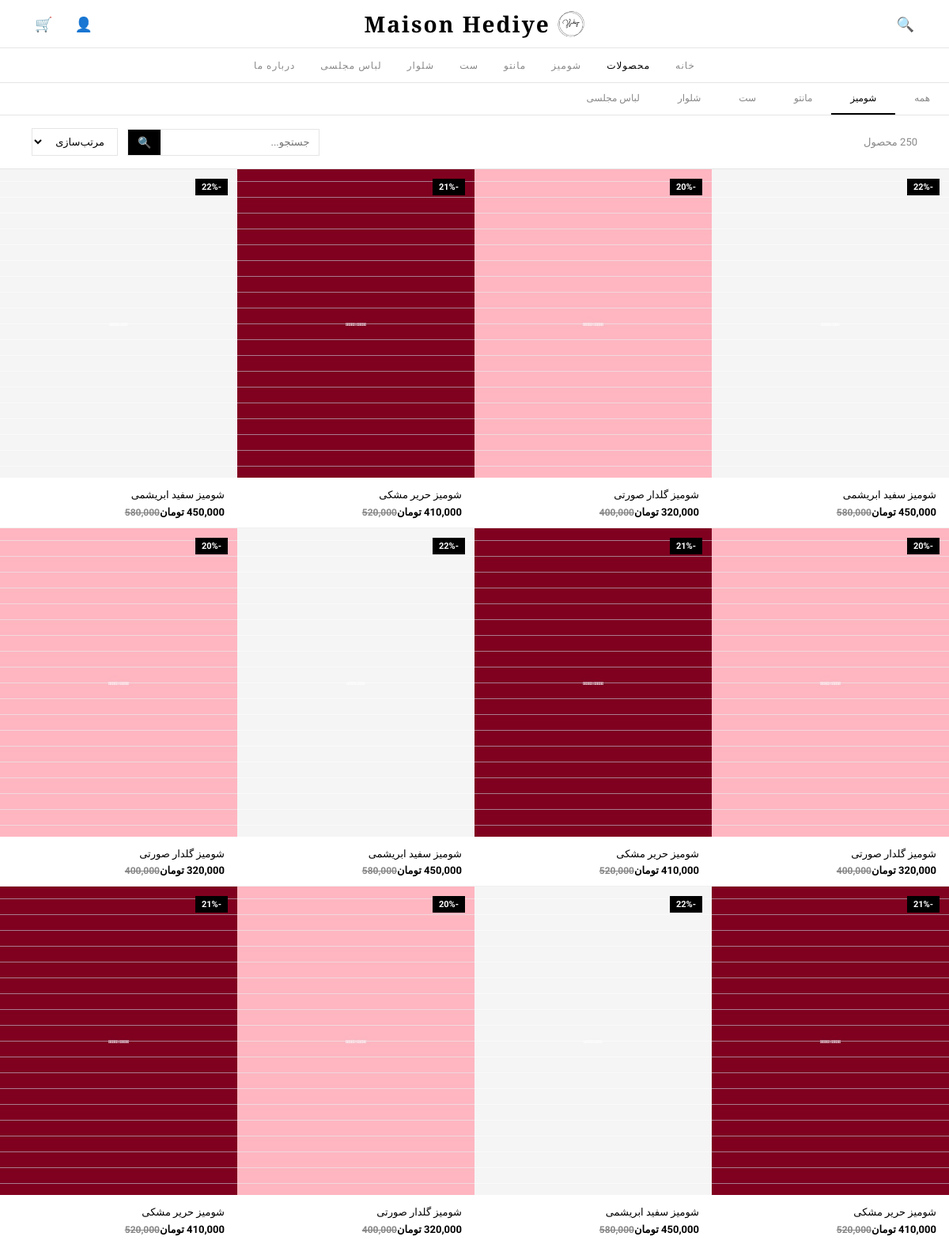
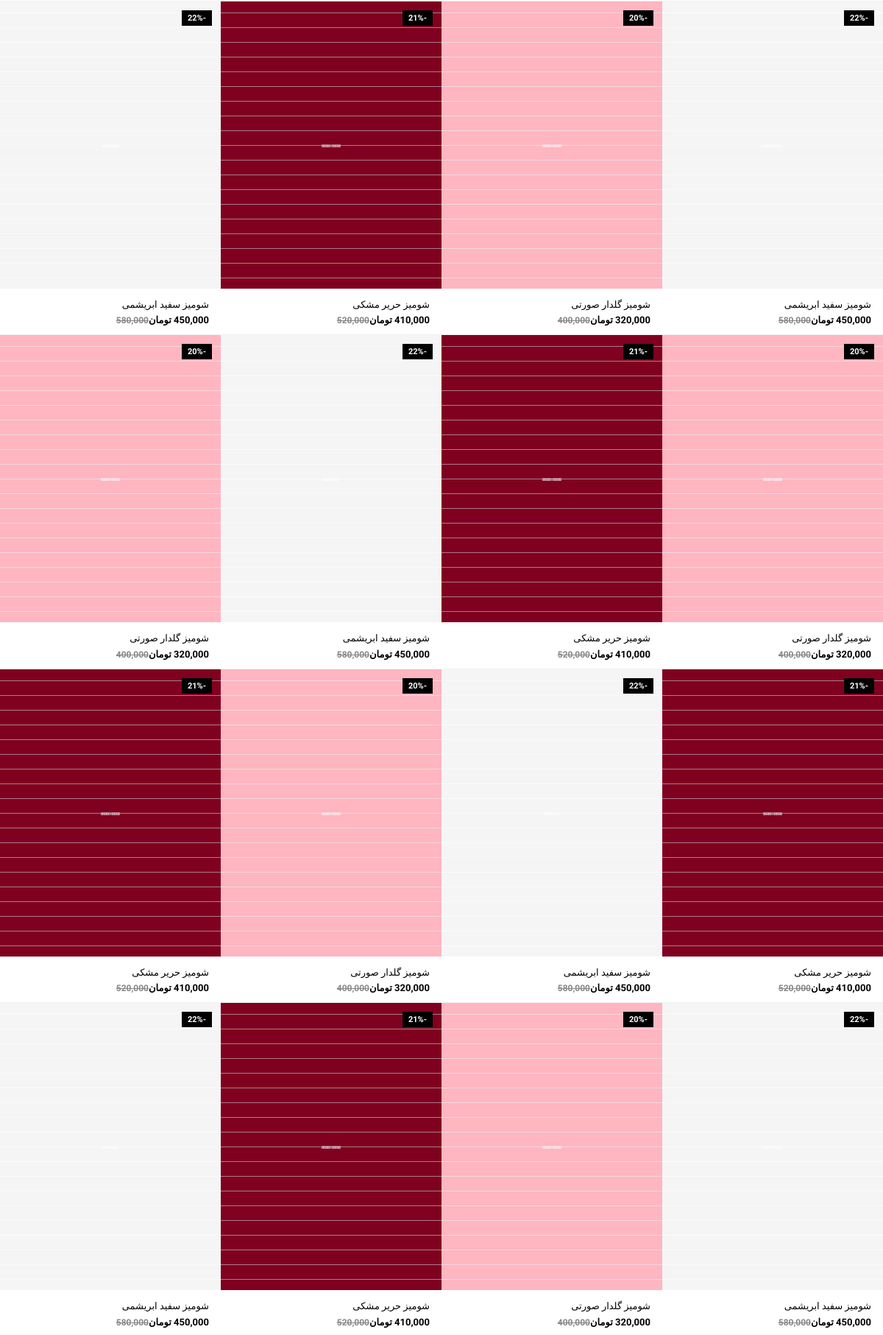
Page /products?category=blouse (upper part) on the committed database (2 pictures, top to bottom).
### tables this page shows
CREATE TABLE categories (
            id INTEGER PRIMARY KEY AUTOINCREMENT,
            name TEXT NOT NULL,
            name_en TEXT,
            slug TEXT UNIQUE NOT NULL,
            icon TEXT
        );

CREATE TABLE products (
            id INTEGER PRIMARY KEY AUTOINCREMENT,
            name TEXT NOT NULL,
            description TEXT,
            price INTEGER NOT NULL,
            old_price INTEGER,
            category_id INTEGER,
            image TEXT,
            sizes TEXT DEFAULT 'S,M,L,XL',
            colors TEXT,
            stock INTEGER DEFAULT 100,
            discount INTEGER DEFAULT 0,
            is_featured INTEGER DEFAULT 0,
            is_active INTEGER DEFAULT 1,
            rating REAL DEFAULT 4.5,
            reviews_count INTEGER DEFAULT 0,
            created_at TIMESTAMP DEFAULT CURRENT_TIMESTAMP,
            FOREIGN KEY (category_id) REFERENCES categories(id)
        );

### app.py (the view)
@app.route('/products')
def products_page():
    db = get_db()
    category = request.args.get('category', '')
    search = request.args.get('search', '')
    sort = request.args.get('sort', 'default')
    min_price = request.args.get('min_price', 0, type=int)
    max_price = request.args.get('max_price', 999999999, type=int)
    query = 'SELECT * FROM products WHERE is_active = 1'
    params = []
    if category:
        query += ' AND category_id = (SELECT id FROM categories WHERE slug = ?)'
        params.append(category)
    if search:
        query += ' AND name LIKE ?'
        params.append(f'%{search}%')
    if min_price > 0:
        query += ' AND price >= ?'
        params.append(min_price)
    if max_price < 999999999:
        query += ' AND price <= ?'
        params.append(max_price)
    if sort == 'cheapest':
        query += ' ORDER BY price ASC'
    elif sort == 'expensive':
        query += ' ORDER BY price DESC'
    elif sort == 'popular':
        query += ' ORDER BY reviews_count DESC'
    else:
        query += ' ORDER BY created_at DESC'
    products = db.execute(query, params).fetchall()
    categories = db.execute('SELECT * FROM categories').fetchall()
    settings = {row['key']: row['value'] for row in db.execute('SELECT * FROM settings').fetchall()}
    return render_template('products.html', products=products, categories=categories,
                         settings=settings, current_category=category, current_search=search)

### app.py (called while the page is built)
def get_db():
    if 'db' not in g:
        g.db = sqlite3.connect(app.config['DATABASE'])
        g.db.row_factory = sqlite3.Row
    return g.db

@app.after_request
def add_security_headers(response):
    response.headers['X-Content-Type-Options'] = 'nosniff'
    response.headers['X-Frame-Options'] = 'SAMEORIGIN'
    response.headers['X-XSS-Protection'] = '1; mode=block'
    return response

### templates/products.html (shortened to what this page needs)
<!DOCTYPE html><html lang="fa" dir="rtl"><head>
</head>
<body>
<header class="hdr">
<div class="hdr-top">
<div class="hdr-left"><a href="/" class="hdr-icon">🔍</a></div>
<div class="hdr-center"><a href="/" style="display:flex;align-items:center;gap:8px"><img src="/static/images/logo.jpg" alt="مزون هدیه" style="height:36px;border-radius:50%"><span class="logo-text">Maison Hediye</span></a></div>
<div class="hdr-right">
<a href="/login" class="hdr-icon">👤</a>
<a href="/cart" class="hdr-icon">🛒</a>
</div>
</div>
<div class="nav">
<a href="/">خانه</a>
<a href="/products" class="active">محصولات</a>
{% for cat in categories %}
<a href="/products?category={{ cat.slug }}">{{ cat.name }}</a>
{% endfor %}
<a href="/about">درباره ما</a>
</div>
</header>
<div class="cfilter">
<a href="/products" class="{% if not current_category %}active{% endif %}">همه</a>
{% for cat in categories %}
<a href="/products?category={{ cat.slug }}" class="{% if current_category == cat.slug %}active{% endif %}">{{ cat.name }}</a>
{% endfor %}
</div>
<div class="fbar">
<div class="fbar-count">{{ products|length }} محصول</div>
<div class="fbar-actions">
<div class="search-box">
<input type="text" placeholder="جستجو..." value="{{ current_search }}" id="searchInput">
<button onclick="doSearch()">🔍</button>
</div>
<select onchange="window.location.href='?sort='+this.value+'&category={{ current_category }}&search={{ current_search }}'">
<option value="default">مرتب‌سازی</option>
</select>
</div>
</div>
{% if products %}
<div class="pgrid">
{% for p in products %}
<a href="/product/{{ p.id }}" class="pcard">
<div class="pcard-img">
{% if p.image %}
<img src="{{ p.image }}" alt="{{ p.name }}" class="main">
{% else %}
<div style="position:absolute;inset:0;background:linear-gradient(135deg,#f0f0f0,#e0e0e0)"></div>
{% endif %}
{% if p.discount %}<div class="pcard-badge">-{{ p.discount }}%</div>{% endif %}
</div>
<div class="pcard-info">
<div class="pcard-name">{{ p.name }}</div>
<div class="pcard-price">{{ "{:,}".format(p.price) }} تومان{% if p.old_price %}<span class="pcard-old">{{ "{:,}".format(p.old_price) }}</span>{% endif %}</div>
</div>
</a>
{% endfor %}
</div>
{% else %}
<div class="empty">
<div class="empty-icon">🛍️</div>
<div>محصولی یافت نشد</div>
</div>
{% endif %}
</body></html>

### templates/products.html (style rules this page uses)
* { margin:0;padding:0;box-sizing:border-box }
body { font-family:'Vazirmatn',sans-serif;color:#000;background:#fff;-webkit-font-smoothing:antialiased }
a { color:inherit;text-decoration:none }
.hdr { position:sticky;top:0;z-index:100;background:#fff;border-bottom:1px solid #e5e5e5 }
.hdr-top { display:flex;align-items:center;justify-content:space-between;padding:0 40px;height:60px }
.hdr-left { display:flex;align-items:center;gap:24px }
.hdr-center { position:absolute;left:50%;transform:translateX(-50%) }
.hdr-right { display:flex;align-items:center;gap:20px }
.logo-text { font-family:'Cormorant Garamond',serif;font-size:28px;font-weight:600;letter-spacing:2px }
.hdr-icon { font-size:18px;cursor:pointer;padding:4px }
.nav { display:flex;justify-content:center;gap:32px;padding:0 40px;border-top:1px solid #e5e5e5;height:44px;align-items:center }
.nav a { font-size:12px;font-weight:500;letter-spacing:1px;color:#888;transition:color 0.2s }
.nav a:hover,.nav a.active { color:#000 }
.fbar { display:flex;align-items:center;justify-content:space-between;padding:16px 40px;border-bottom:1px solid #e5e5e5;flex-wrap:wrap;gap:12px }
.fbar-count { font-size:13px;color:#888 }
.fbar-actions { display:flex;gap:12px;align-items:center }
.fbar select,.fbar input { padding:8px 12px;border:1px solid #e5e5e5;font-family:inherit;font-size:13px;background:#fff;outline:none }
.search-box { display:flex;border:1px solid #e5e5e5 }
.search-box input { border:none;padding:8px 12px;font-family:inherit;font-size:13px;outline:none;width:200px }
.search-box button { background:#000;color:#fff;border:none;padding:8px 12px;cursor:pointer;font-size:14px }
.cfilter { display:flex;gap:0;border-bottom:1px solid #e5e5e5;overflow-x:auto;scrollbar-width:none }
.cfilter a { padding:12px 24px;font-size:12px;font-weight:500;color:#888;white-space:nowrap;border-bottom:2px solid transparent;transition:all 0.2s }
.cfilter a:hover,.cfilter a.active { color:#000;border-bottom-color:#000 }
.pgrid { display:grid;grid-template-columns:repeat(4,1fr);gap:0 }
.pcard { position:relative;cursor:pointer;border-bottom:1px solid #f0f0f0 }
.pcard-img { position:relative;padding-top:130%;overflow:hidden;background:#f5f5f5 }
.pcard-img img { position:absolute;inset:0;width:100%;height:100%;object-fit:cover;transition:opacity 0.4s }
.pcard-info { padding:12px 16px }
.pcard-name { font-size:13px;margin-bottom:4px;line-height:1.5 }
.pcard-price { font-size:13px;font-weight:600 }
.pcard-old { font-size:12px;color:#888;text-decoration:line-through;margin-left:8px }
.pcard-badge { position:absolute;top:12px;right:12px;font-size:11px;font-weight:600;padding:4px 8px;background:#000;color:#fff }

### rows in the picture
categories: name "شومیز"
categories: name "مانتو"
categories: name "ست"
categories: name "شلوار"
categories: name "لباس مجلسی"
products: image (picture), discount "22", name "شومیز سفید ابریشمی", price "450,000", old_price "580,000"
products: image (picture), discount "20", name "شومیز گلدار صورتی", price "320,000", old_price "400,000"
products: image (picture), discount "21", name "شومیز حریر مشکی", price "410,000", old_price "520,000"
products: image (picture), discount "22", name "شومیز سفید ابریشمی", price "450,000", old_price "580,000"
products: image (picture), discount "20", name "شومیز گلدار صورتی", price "320,000", old_price "400,000"
products: image (picture), discount "21", name "شومیز حریر مشکی", price "410,000", old_price "520,000"
products: image (picture), discount "22", name "شومیز سفید ابریشمی", price "450,000", old_price "580,000"
products: image (picture), discount "20", name "شومیز گلدار صورتی", price "320,000", old_price "400,000"
products: image (picture), discount "21", name "شومیز حریر مشکی", price "410,000", old_price "520,000"
products: image (picture), discount "22", name "شومیز سفید ابریشمی", price "450,000", old_price "580,000"
products: image (picture), discount "20", name "شومیز گلدار صورتی", price "320,000", old_price "400,000"
products: image (picture), discount "21", name "شومیز حریر مشکی", price "410,000", old_price "520,000"
products: image (picture), discount "22", name "شومیز سفید ابریشمی", price "450,000", old_price "580,000"
products: image (picture), discount "20", name "شومیز گلدار صورتی", price "320,000", old_price "400,000"
products: image (picture), discount "21", name "شومیز حریر مشکی", price "410,000", old_price "520,000"
products: image (picture), discount "22", name "شومیز سفید ابریشمی", price "450,000", old_price "580,000"
products: image (picture), discount "20", name "شومیز گلدار صورتی", price "320,000", old_price "400,000"
products: image (picture), discount "21", name "شومیز حریر مشکی", price "410,000", old_price "520,000"
products: image (picture), discount "22", name "شومیز سفید ابریشمی", price "450,000", old_price "580,000"
products: image (picture), discount "20", name "شومیز گلدار صورتی", price "320,000", old_price "400,000"
products: image (picture), discount "21", name "شومیز حریر مشکی", price "410,000", old_price "520,000"
products: image (picture), discount "22", name "شومیز سفید ابریشمی", price "450,000", old_price "580,000"
products: image (picture), discount "20", name "شومیز گلدار صورتی", price "320,000", old_price "400,000"
products: image (picture), discount "21", name "شومیز حریر مشکی", price "410,000", old_price "520,000"
products: image (picture), discount "22", name "شومیز سفید ابریشمی", price "450,000", old_price "580,000"
products: image (picture), discount "20", name "شومیز گلدار صورتی", price "320,000", old_price "400,000"
products: image (picture), discount "21", name "شومیز حریر مشکی", price "410,000", old_price "520,000"
products: image (picture), discount "22", name "شومیز سفید ابریشمی", price "450,000", old_price "580,000"

### other values in the picture
{{ products|length }} "250"
